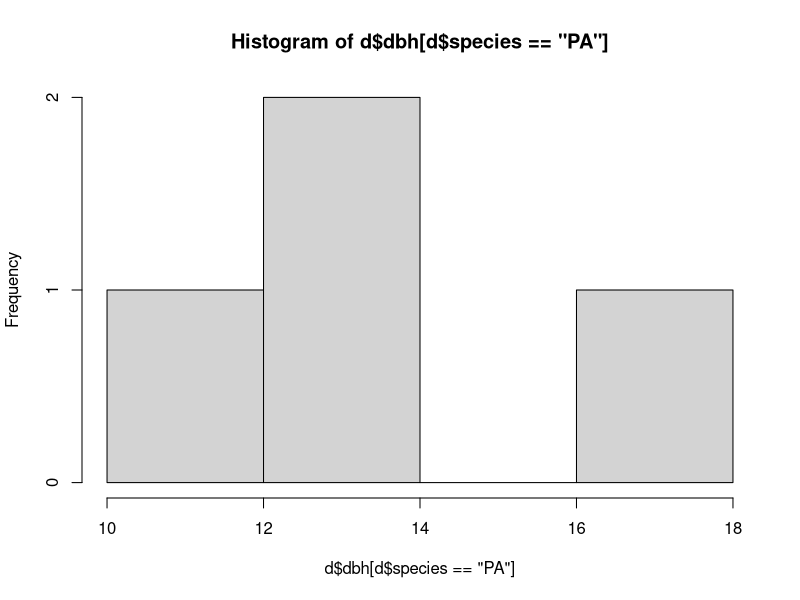
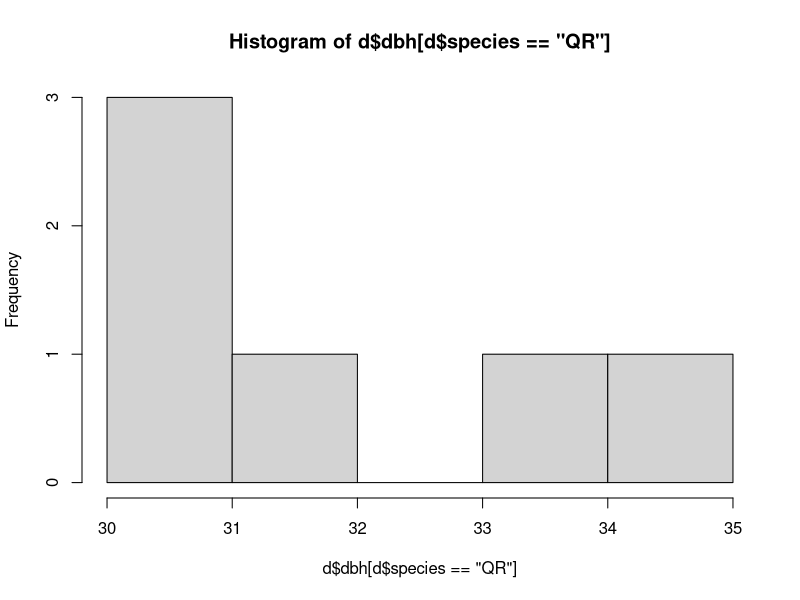
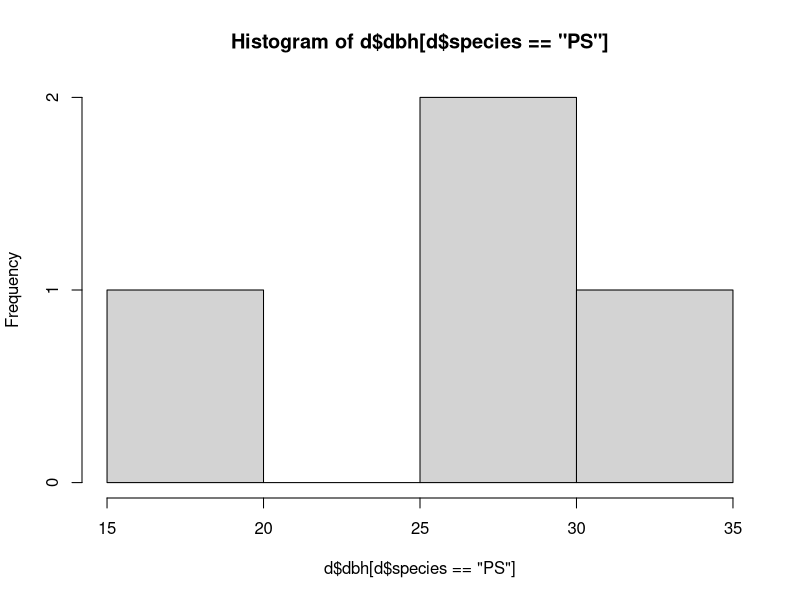
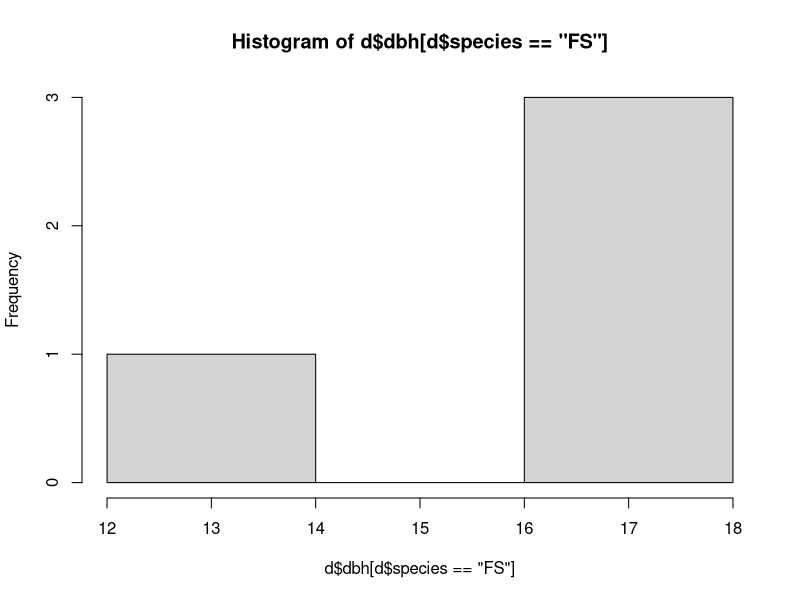

R code for these plots, in order:
# Achieve task 3 with repeated lines

# read in the data
d <- read.csv("onePlot.csv")

# print out the species so we know what to print
unique(d$species)

# make a histogram of each in turn
hist(d$dbh[d$species=='PA'])
hist(d$dbh[d$species=='QR'])
hist(d$dbh[d$species=='PS'])
hist(d$dbh[d$species=='FS'])

# can tidy it up to display them all on one page

